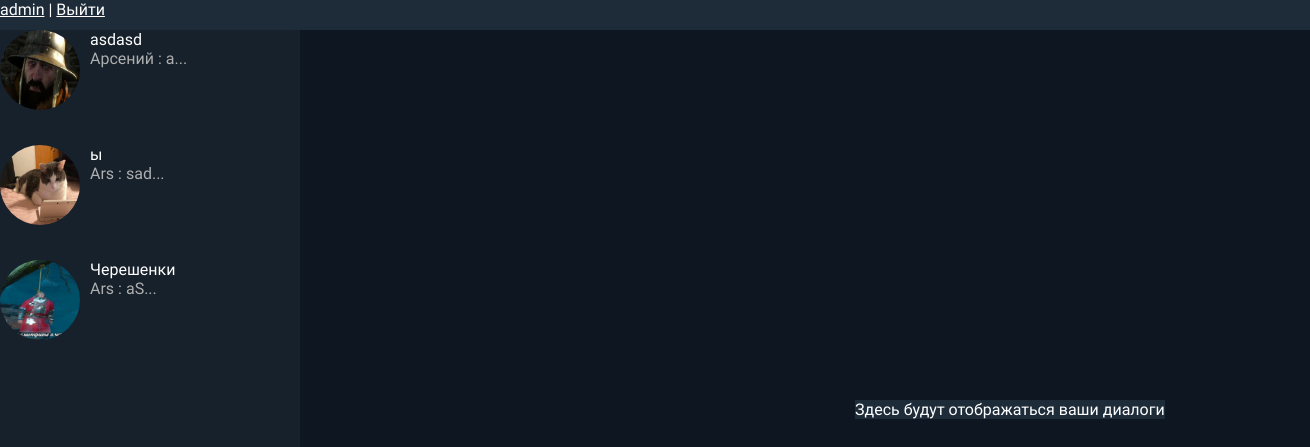
The page /allchats (signed in) on the database as committed earlier.
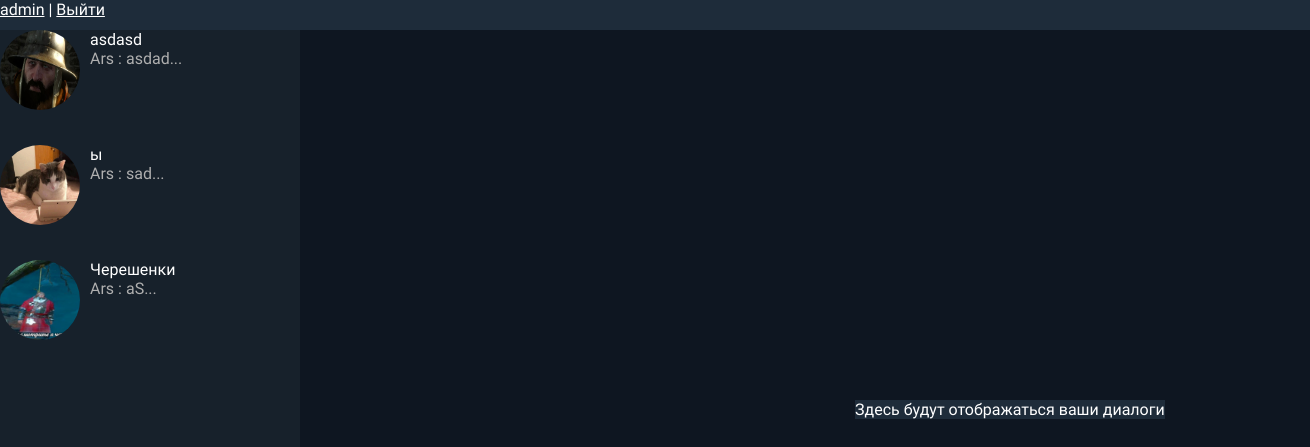
The same page on the database as committed later.
### API/models.py (models this page shows, shortened)
class Chat(models.Model):
    name = models.CharField(max_length=100)
    admin = models.ForeignKey(Account, on_delete=models.CASCADE, null=True, default=None, related_name='chatadmin')
    is_private = models.ForeignKey('PrivateChat', null=True, default=None, on_delete=models.CASCADE,
                                   verbose_name='Приватный чат', related_name='chatseconduser')
    about = models.TextField(blank=True, null=True)
    chat_photo = models.ImageField(upload_to='photo/chat/%Y/%m/%d',
                                    default='photo/chat/default/Аватарка чата по умолчанию.jpg',
                                    verbose_name='Фото чата', null=True)
    time_create = models.DateTimeField(auto_now_add=True)
    class Meta:
        verbose_name = 'Чат'
        verbose_name_plural = 'Чаты'
        ordering = ['id']

class Message(models.Model):
    chat = models.ForeignKey(Chat, on_delete=models.CASCADE, related_name='message')
    user = models.ForeignKey(Account, on_delete=models.CASCADE, null=True, related_name='messagefromuser')
    message = models.TextField()
    send_time = models.DateTimeField(auto_now_add=True)
    def preview(self):
        return self.message[:10] + '...'
    class Meta:
        verbose_name = 'Сообщение'
        verbose_name_plural = 'Сообщения'
        ordering = ['send_time']

class Account(models.Model):
    user = models.OneToOneField(to=User, on_delete=models.CASCADE, verbose_name='username', related_name='account')
    name = models.CharField(max_length=100,  verbose_name='имя')
    registration_time = models.DateTimeField(auto_now_add=True, verbose_name='Дата Регистрации')
    profile_picture = models.ImageField(upload_to='photo/players/%Y/%m/%d',
                                        default='photo/players/default/Аватарка по умолчанию.jpg',
                                        verbose_name='Фото профиля')
    about = models.TextField(blank=True, null=True, verbose_name='Описание')
    sex = models.CharField(max_length = 6 ,choices = list(map(lambda x: (x[0], x[1],),[('Male', 'Мужской',), ('Female', 'Женский')])), verbose_name='Пол')
    username = models.SlugField(max_length=150)
    def __str__(self):
        return self.name
    class Meta:
        verbose_name = 'Аккаунт'
        verbose_name_plural = 'Аккаунты'

### front/views.py (the view)
# urls.py: re_path(r'^allchats$', views.AllChats.as_view(), name='chats'),
class AllChats(LoginRequiredMixin, generic.ListView):
    template_name = 'chats.html'
    context_object_name = 'chats'
    def get_queryset(self):
        chats_ids = []
        account = self.request.user.account
        for p in Participants.objects.filter(user_id=account.id):
            chats_ids.append(p.chat_id)
        if Chat.objects.filter(Q(admin_id=account.id) | Q(is_private__second_user=account)).exists():
            for c in Chat.objects.filter(Q(admin_id=account.id) | Q(is_private__second_user=account)):
                chats_ids.append(c.pk)
        return Chat.objects.filter(id__in = chats_ids)
    def dispatch(self, request, *args, **kwargs):
        if not Account.objects.filter(user_id=request.user.id).exists():
            return redirect(reverse('create_profile'))
        if (not Chat.objects.filter(Q(admin_id = request.user.account.id) |
                                   Q(is_private__second_user_id = request.user.account.id) &
                                   ~Q(is_private=None)).exists() and
                not Participants.objects.filter(user_id = request.user.account.id).exists()):
            return redirect(reverse('new_chat'))
        return super(AllChats, self).dispatch(request,*args, **kwargs)

### templates/chats.html (shortened to what this page needs)
{% extends 'flatpages/default.html' %}
{% load static %}
{% block css %}
{% static 'css/chats.css' %}
{% endblock %}
{% block content %}
<div id="content">
    <div id="chats">
        {% for chat in chats %}
        {% if chat.is_private is None %}
        <div class="chat">
            <img src="{{chat.chat_photo.url}}">
            <span class="mesandname">
                    <span class = "chat_name">{{chat.name}}</span>
                    {% for mes in chat.message.all %}
                        {% if forloop.last %}
                            <br>
                            <span class = "preview">{{mes.user}} : {{mes.preview}}</span>
                        {% endif %}
                    {% endfor %}
                </span>
        </div>
        {% endif %}
        {% endfor %}
    </div>
<p id="messages"><span id="nonselectedchat">Здесь будут отображаться ваши диалоги</span></p>
</div>
{% endblock %}

Rows that differ between the two databases and show on the page:
removed Message: user "Арсений", preview "a...", shown under Chat "asdasd"
computed for Chat "asdasd": gains Message (user "Ars", preview "asdad...")
